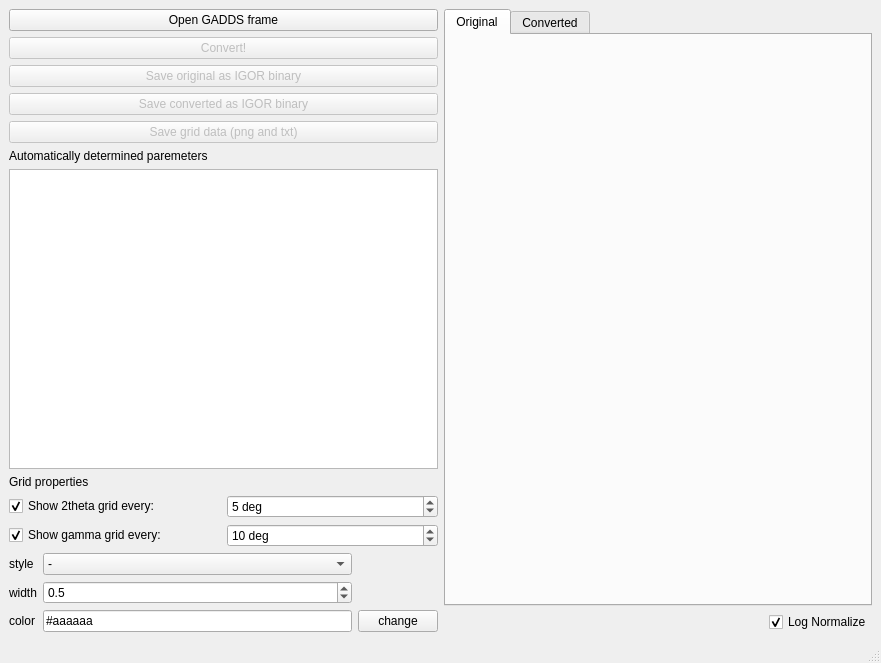
<?xml version="1.0" encoding="UTF-8"?>
<ui version="4.0">
 <class>MainWindow</class>
 <widget class="QMainWindow" name="MainWindow">
  <property name="geometry">
   <rect>
    <x>0</x>
    <y>0</y>
    <width>881</width>
    <height>663</height>
   </rect>
  </property>
  <property name="windowTitle">
   <string>MainWindow</string>
  </property>
  <widget class="QWidget" name="centralwidget">
   <layout class="QGridLayout" name="gridLayout_3">
    <item row="0" column="1">
     <widget class="QTabWidget" name="tabPlots">
      <property name="currentIndex">
       <number>0</number>
      </property>
      <widget class="PlotWidget" name="plotOriginal">
       <property name="minimumSize">
        <size>
         <width>256</width>
         <height>256</height>
        </size>
       </property>
       <attribute name="title">
        <string>Original</string>
       </attribute>
      </widget>
      <widget class="PlotWidget" name="plotConverted">
       <property name="minimumSize">
        <size>
         <width>256</width>
         <height>256</height>
        </size>
       </property>
       <attribute name="title">
        <string>Converted</string>
       </attribute>
      </widget>
     </widget>
    </item>
    <item row="1" column="1">
     <layout class="QHBoxLayout" name="horizontalLayout">
      <item>
       <spacer name="horizontalSpacer">
        <property name="orientation">
         <enum>Qt::Horizontal</enum>
        </property>
        <property name="sizeHint" stdset="0">
         <size>
          <width>40</width>
          <height>20</height>
         </size>
        </property>
       </spacer>
      </item>
      <item>
       <widget class="QCheckBox" name="cbLogNorm">
        <property name="text">
         <string>Log Normalize</string>
        </property>
        <property name="checked">
         <bool>true</bool>
        </property>
       </widget>
      </item>
     </layout>
    </item>
    <item row="0" column="0" rowspan="2">
     <layout class="QVBoxLayout" name="verticalLayout_2">
      <item>
       <widget class="QPushButton" name="pbOpen">
        <property name="text">
         <string>Open GADDS frame</string>
        </property>
       </widget>
      </item>
      <item>
       <widget class="QPushButton" name="pbConvert">
        <property name="enabled">
         <bool>false</bool>
        </property>
        <property name="text">
         <string>Convert!</string>
        </property>
       </widget>
      </item>
      <item>
       <widget class="QPushButton" name="pbSaveOriginal">
        <property name="enabled">
         <bool>false</bool>
        </property>
        <property name="text">
         <string>Save original as IGOR binary</string>
        </property>
       </widget>
      </item>
      <item>
       <widget class="QPushButton" name="pbSaveConverted">
        <property name="enabled">
         <bool>false</bool>
        </property>
        <property name="text">
         <string>Save converted as IGOR binary</string>
        </property>
       </widget>
      </item>
      <item>
       <widget class="QPushButton" name="pbSaveGrids">
        <property name="enabled">
         <bool>false</bool>
        </property>
        <property name="text">
         <string>Save grid data (png and txt)</string>
        </property>
       </widget>
      </item>
      <item>
       <widget class="QLabel" name="label">
        <property name="text">
         <string>Automatically determined paremeters</string>
        </property>
       </widget>
      </item>
      <item>
       <widget class="QPlainTextEdit" name="teParameters">
        <property name="readOnly">
         <bool>true</bool>
        </property>
       </widget>
      </item>
      <item>
       <layout class="QVBoxLayout" name="verticalLayout">
        <item>
         <widget class="QLabel" name="label_3">
          <property name="text">
           <string>Grid properties</string>
          </property>
         </widget>
        </item>
        <item>
         <layout class="QGridLayout" name="gridLayout">
          <item row="1" column="1">
           <widget class="QSpinBox" name="sbGridGamma">
            <property name="suffix">
             <string> deg</string>
            </property>
            <property name="minimum">
             <number>1</number>
            </property>
            <property name="maximum">
             <number>360</number>
            </property>
            <property name="value">
             <number>10</number>
            </property>
           </widget>
          </item>
          <item row="0" column="0">
           <widget class="QCheckBox" name="cbGrid2th">
            <property name="text">
             <string>Show 2theta grid every:</string>
            </property>
            <property name="checked">
             <bool>true</bool>
            </property>
           </widget>
          </item>
          <item row="1" column="0">
           <widget class="QCheckBox" name="cbGridGamma">
            <property name="text">
             <string>Show gamma grid every:</string>
            </property>
            <property name="checked">
             <bool>true</bool>
            </property>
           </widget>
          </item>
          <item row="0" column="1">
           <widget class="QSpinBox" name="sbGrid2th">
            <property name="suffix">
             <string> deg</string>
            </property>
            <property name="minimum">
             <number>1</number>
            </property>
            <property name="maximum">
             <number>180</number>
            </property>
            <property name="value">
             <number>5</number>
            </property>
           </widget>
          </item>
         </layout>
        </item>
        <item>
         <layout class="QGridLayout" name="gridLayout_2">
          <item row="0" column="0">
           <widget class="QLabel" name="label_4">
            <property name="text">
             <string>style</string>
            </property>
           </widget>
          </item>
          <item row="0" column="1">
           <widget class="QComboBox" name="cbGridStyle">
            <item>
             <property name="text">
              <string>-</string>
             </property>
            </item>
            <item>
             <property name="text">
              <string>--</string>
             </property>
            </item>
            <item>
             <property name="text">
              <string>-.</string>
             </property>
            </item>
            <item>
             <property name="text">
              <string>:</string>
             </property>
            </item>
           </widget>
          </item>
          <item row="1" column="0">
           <widget class="QLabel" name="label_2">
            <property name="text">
             <string>width</string>
            </property>
           </widget>
          </item>
          <item row="1" column="1">
           <widget class="QDoubleSpinBox" name="dsbGridWidth">
            <property name="decimals">
             <number>1</number>
            </property>
            <property name="minimum">
             <double>0.100000000000000</double>
            </property>
            <property name="singleStep">
             <double>0.100000000000000</double>
            </property>
            <property name="value">
             <double>0.500000000000000</double>
            </property>
           </widget>
          </item>
          <item row="2" column="0">
           <widget class="QLabel" name="label_5">
            <property name="text">
             <string>color</string>
            </property>
           </widget>
          </item>
          <item row="2" column="1">
           <widget class="QLineEdit" name="leGridColor">
            <property name="text">
             <string>#aaaaaa</string>
            </property>
            <property name="readOnly">
             <bool>true</bool>
            </property>
           </widget>
          </item>
          <item row="2" column="2">
           <widget class="QPushButton" name="pbGridColor">
            <property name="text">
             <string>change</string>
            </property>
           </widget>
          </item>
         </layout>
        </item>
       </layout>
      </item>
     </layout>
    </item>
   </layout>
  </widget>
  <widget class="QMenuBar" name="menubar">
   <property name="geometry">
    <rect>
     <x>0</x>
     <y>0</y>
     <width>881</width>
     <height>21</height>
    </rect>
   </property>
  </widget>
  <widget class="QStatusBar" name="statusbar"/>
 </widget>
 <customwidgets>
  <customwidget>
   <class>PlotWidget</class>
   <extends>QWidget</extends>
   <header>plotwidget.h</header>
   <container>1</container>
  </customwidget>
 </customwidgets>
 <tabstops>
  <tabstop>pbOpen</tabstop>
  <tabstop>pbConvert</tabstop>
  <tabstop>pbSaveOriginal</tabstop>
  <tabstop>pbSaveConverted</tabstop>
  <tabstop>pbSaveGrids</tabstop>
  <tabstop>teParameters</tabstop>
  <tabstop>cbGrid2th</tabstop>
  <tabstop>sbGrid2th</tabstop>
  <tabstop>cbGridGamma</tabstop>
  <tabstop>sbGridGamma</tabstop>
  <tabstop>cbGridStyle</tabstop>
  <tabstop>dsbGridWidth</tabstop>
  <tabstop>leGridColor</tabstop>
  <tabstop>pbGridColor</tabstop>
  <tabstop>tabPlots</tabstop>
 </tabstops>
 <resources/>
 <connections/>
</ui>
